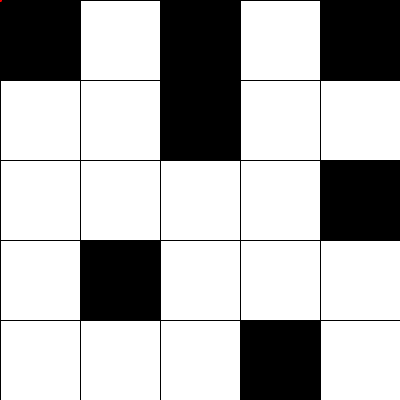
Frame 1 (no input)
Frame 60 (the mouse pressed at the canvas centre just before this capture): identical to frame 1, image omitted
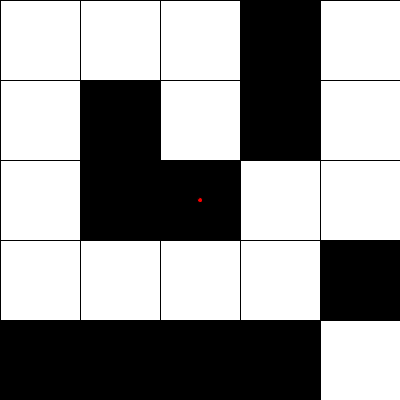
Frame 120 (the mouse held since frame 60 and released just before this capture)

The Processing sketch that drew these frames (run headless with seeded random() and noise(); from frame 60 on, the mouse is pressed at the canvas centre):

// Processing sketch: laberinto
// ── laberinto.pde
boolean mapa[][];
int tam = 80;

void setup() {
  size(400, 400);  
  noCursor();

  mapa = generarMapa(width/tam, height/tam);
}

void draw() {
  background(0);
  fill(255);
  for (int j = 0;j < height/tam; j++) {
    for (int i = 0;i < width/tam; i++) {
      if (mapa[i][j]) {
        rect(i*tam, j*tam, tam, tam);
      }
    }
  }
  fill(255, 0, 0);
  ellipse(mouseX, mouseY, 5, 5);
  if (mapa[int(mouseX/tam)][int(mouseY/tam)]) {
      mapa = generarMapa(width/tam, height/tam);
    fill(0, 120);
    rect(0, 0, width, height);
  }
}

boolean[][] generarMapa(int w, int h) {
  boolean aux[][] = new boolean[w][h];
  for (int j = 0; j < h; j++) {
    for (int i = 0; i < w; i++) {
      if (random(2) < 1) {
        aux[i][j] = true;
      }
      else {
        aux[i][j] = false;
      }
    }
  }
  return aux;
}
